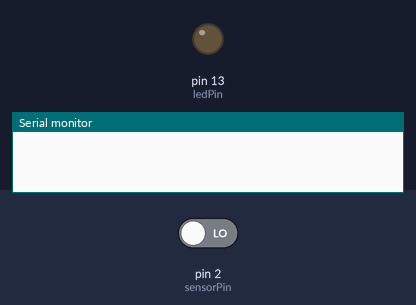
The program below on a simulated Arduino Uno, built with avr-gcc and run on an emulated ATmega328P. Parts: output pins drawn as LEDs (lit = HIGH), the last lines printed to the serial monitor. Dashed ring = blinking. The inputs (shaded band) are chosen by the test bench; at power-on: pin 2 (sensorPin) LOW.

Above: at 1.2 s.
1.3 s: pin 2 (sensorPin) driven HIGH
At 1.7 s:
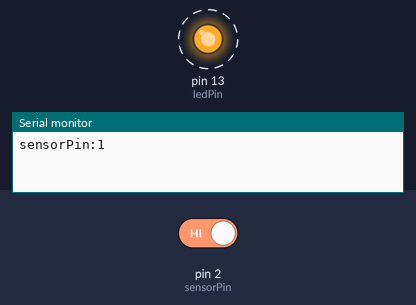
4.3 s: pin 2 (sensorPin) driven LOW
At 5.4 s:
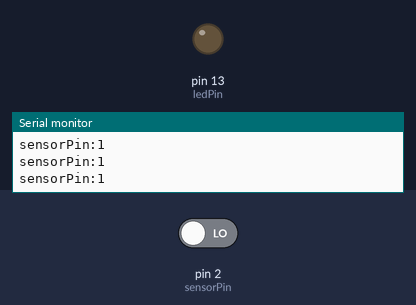
Timing chart, 0 to 7.3 s (numbered marks = the images above; inputs shaded):
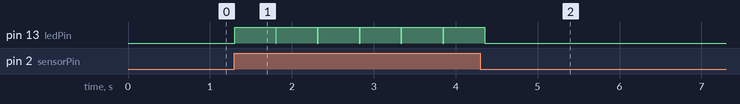

The program:

main.cpp
```cpp
#include <Arduino.h>

//
int ledPin = 13;
int sensorPin = 2;
// put function declarations here:
int myFunction(int, int);

void setup() {
  // put your setup code here, to run once:
  int result = myFunction(2, 3);
  //
  pinMode(ledPin,OUTPUT);
  pinMode(sensorPin,INPUT);
  Serial.begin(9600);
}

void loop() {
  // put your main code here, to run repeatedly:
  if(digitalRead(sensorPin) == HIGH)
  {
    digitalWrite(ledPin,HIGH);
    Serial.print("sensorPin:");
    Serial.println(digitalRead(sensorPin));
    delay(500);
    digitalWrite(ledPin,LOW);
  }
  delay(10);
}

// put function definitions here:
int myFunction(int x, int y) {
  return x + y;
}
```

Measured:
- after the input at 1.3 s, pin 13 (ledPin): alternates HIGH for 0.50 s and LOW for 0.01 s, starting at once
- after the input at 4.3 s, pin 13 (ledPin): goes on until 4.4 s, then stays LOW
